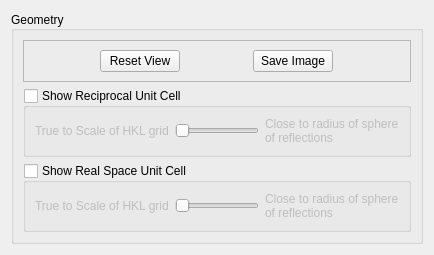
              <widget class="QWidget" name="tab_5">
               <attribute name="title">
                <string>Extras</string>
               </attribute>
               <layout class="QGridLayout" name="gridLayout_8">
                <item row="0" column="0">
                 <widget class="QGroupBox" name="groupBox_6">
                  <property name="sizePolicy">
                   <sizepolicy hsizetype="Preferred" vsizetype="Preferred">
                    <horstretch>0</horstretch>
                    <verstretch>0</verstretch>
                   </sizepolicy>
                  </property>
                  <property name="title">
                   <string>Geometry</string>
                  </property>
                  <property name="alignment">
                   <set>Qt::AlignLeading|Qt::AlignLeft|Qt::AlignVCenter</set>
                  </property>
                  <layout class="QGridLayout" name="gridLayout_21">
                   <item row="1" column="0">
                    <widget class="QGroupBox" name="DrawReciprocUnitCellBox">
                     <property name="toolTip">
                      <string>&lt;html&gt;&lt;head/&gt;&lt;body&gt;&lt;p&gt;The reciprocal unit cell spanning a*,b*,c* from (0,0,0) to (1,1,1) is located in the centre of the displayed reflections. and is therefore quite small. Adjust the slider to scale its outline to become compatible with the sphere of displayed reflections.&lt;/p&gt;&lt;/body&gt;&lt;/html&gt;</string>
                     </property>
                     <property name="title">
                      <string>Show Reciprocal Unit Cell</string>
                     </property>
                     <property name="checkable">
                      <bool>true</bool>
                     </property>
                     <property name="checked">
                      <bool>false</bool>
                     </property>
                     <layout class="QGridLayout" name="gridLayout_25">
                      <item row="0" column="0">
                       <widget class="QLabel" name="label_2">
                        <property name="sizePolicy">
                         <sizepolicy hsizetype="Preferred" vsizetype="Preferred">
                          <horstretch>0</horstretch>
                          <verstretch>0</verstretch>
                         </sizepolicy>
                        </property>
                        <property name="text">
                         <string>True to Scale of HKL grid</string>
                        </property>
                        <property name="wordWrap">
                         <bool>true</bool>
                        </property>
                       </widget>
                      </item>
                      <item row="0" column="1">
                       <widget class="QSlider" name="reciprocunitcellslider">
                        <property name="sizePolicy">
                         <sizepolicy hsizetype="Expanding" vsizetype="Fixed">
                          <horstretch>0</horstretch>
                          <verstretch>0</verstretch>
                         </sizepolicy>
                        </property>
                        <property name="minimum">
                         <number>0</number>
                        </property>
                        <property name="maximum">
                         <number>100</number>
                        </property>
                        <property name="orientation">
                         <enum>Qt::Horizontal</enum>
                        </property>
                       </widget>
                      </item>
                      <item row="0" column="2">
                       <widget class="QLabel" name="label_4">
                        <property name="text">
                         <string>Close to radius of sphere of reflections</string>
                        </property>
                        <property name="wordWrap">
                         <bool>true</bool>
                        </property>
                       </widget>
                      </item>
                     </layout>
                    </widget>
                   </item>
                   <item row="2" column="0">
                    <widget class="QGroupBox" name="DrawRealUnitCellBox">
                     <property name="toolTip">
                      <string>&lt;html&gt;&lt;head/&gt;&lt;body&gt;&lt;p&gt;The real space unit cell is often much larger than the sphere of displayed reflections because the reciprocal unit cell size is inversely proportional to the size of the real space unit cell. Adjust the slider to scale its outline to become compatible with the sphere of displayed reflections.&lt;/p&gt;&lt;/body&gt;&lt;/html&gt;</string>
                     </property>
                     <property name="title">
                      <string>Show Real Space Unit Cell</string>
                     </property>
                     <property name="checkable">
                      <bool>true</bool>
                     </property>
                     <property name="checked">
                      <bool>false</bool>
                     </property>
                     <layout class="QGridLayout" name="gridLayout_26">
                      <item row="0" column="0">
                       <widget class="QLabel" name="label_6">
                        <property name="text">
                         <string>True to Scale of HKL grid</string>
                        </property>
                        <property name="wordWrap">
                         <bool>true</bool>
                        </property>
                       </widget>
                      </item>
                      <item row="0" column="1">
                       <widget class="QSlider" name="unitcellslider">
                        <property name="minimum">
                         <number>0</number>
                        </property>
                        <property name="maximum">
                         <number>100</number>
                        </property>
                        <property name="orientation">
                         <enum>Qt::Horizontal</enum>
                        </property>
                       </widget>
                      </item>
                      <item row="0" column="2">
                       <widget class="QLabel" name="label_5">
                        <property name="text">
                         <string>Close to radius of sphere of reflections</string>
                        </property>
                        <property name="wordWrap">
                         <bool>true</bool>
                        </property>
                       </widget>
                      </item>
                     </layout>
                    </widget>
                   </item>
                   <item row="0" column="0">
                    <widget class="QFrame" name="frame_4">
                     <property name="sizePolicy">
                      <sizepolicy hsizetype="Preferred" vsizetype="Fixed">
                       <horstretch>0</horstretch>
                       <verstretch>0</verstretch>
                      </sizepolicy>
                     </property>
                     <property name="frameShape">
                      <enum>QFrame::StyledPanel</enum>
                     </property>
                     <property name="frameShadow">
                      <enum>QFrame::Raised</enum>
                     </property>
                     <layout class="QGridLayout" name="gridLayout_14">
                      <item row="0" column="0">
                       <widget class="QPushButton" name="ResetViewBtn">
                        <property name="sizePolicy">
                         <sizepolicy hsizetype="Fixed" vsizetype="Fixed">
                          <horstretch>0</horstretch>
                          <verstretch>0</verstretch>
                         </sizepolicy>
                        </property>
                        <property name="toolTip">
                         <string>&lt;html&gt;&lt;head/&gt;&lt;body&gt;&lt;p&gt;Place the displayed reflections in the centre of the view.&lt;/p&gt;&lt;/body&gt;&lt;/html&gt;</string>
                        </property>
                        <property name="text">
                         <string>Reset View</string>
                        </property>
                       </widget>
                      </item>
                      <item row="0" column="1">
                       <widget class="QPushButton" name="SaveImageBtn">
                        <property name="sizePolicy">
                         <sizepolicy hsizetype="Fixed" vsizetype="Fixed">
                          <horstretch>0</horstretch>
                          <verstretch>0</verstretch>
                         </sizepolicy>
                        </property>
                        <property name="text">
                         <string>Save Image</string>
                        </property>
                       </widget>
                      </item>
                     </layout>
                    </widget>
                   </item>
                  </layout>
                 </widget>
                </item>
               </layout>
              </widget>
